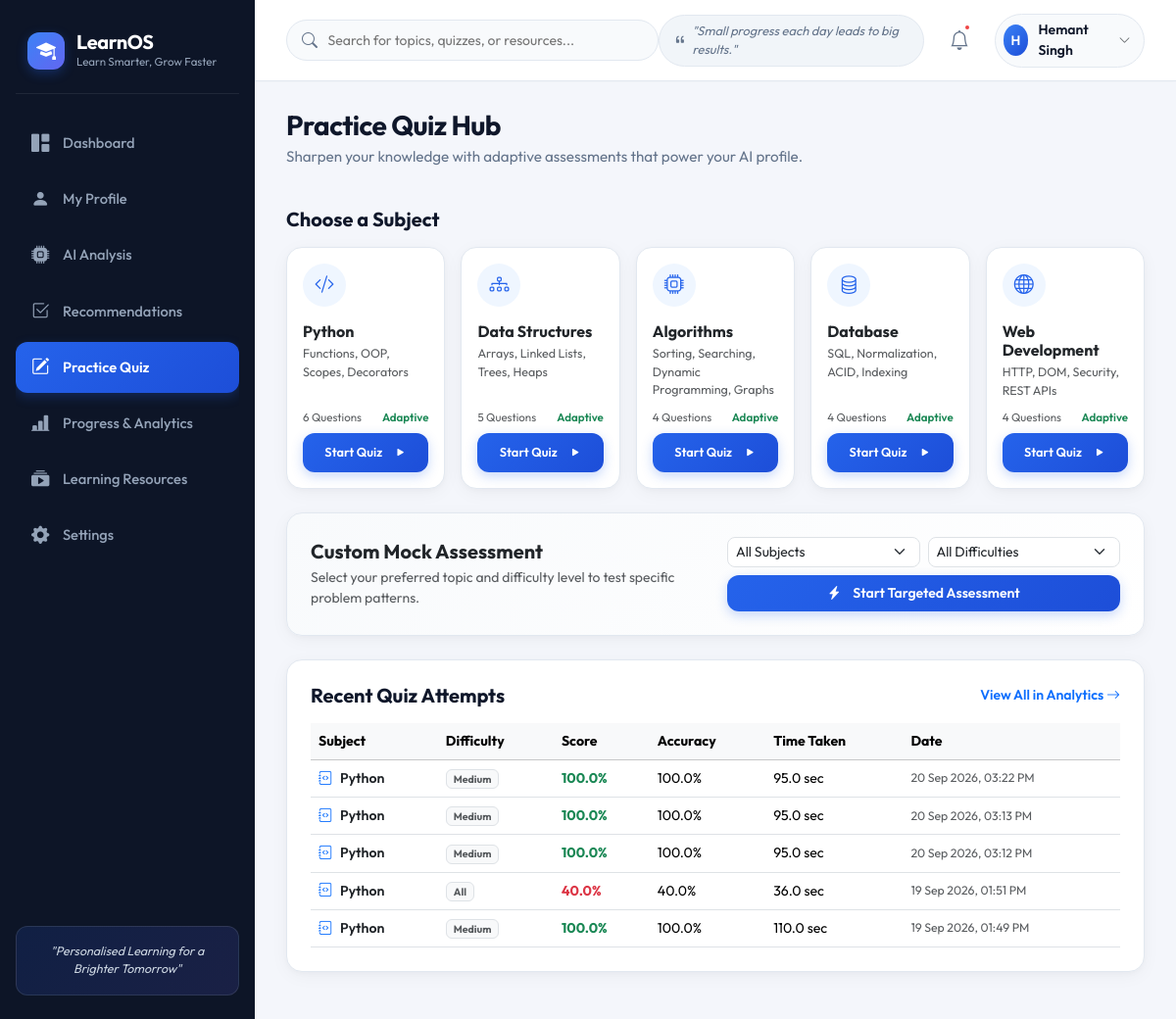
/practice-quiz (signed in), run on the app's committed database.
### database/models.py (models this page shows, shortened)
class User(db.Model):
    __tablename__ = "users"
    id = db.Column(db.Integer, primary_key=True)
    name = db.Column(db.String(100), nullable=False)
    email = db.Column(db.String(120), unique=True, nullable=False, index=True)
    password_hash = db.Column(db.String(255), nullable=False)
    role = db.Column(db.String(20), default="student")
    created_at = db.Column(db.DateTime, default=utc_now)
    profile = db.relationship("StudentProfile", backref="user", uselist=False, cascade="all, delete-orphan")
    quiz_attempts = db.relationship("QuizAttempt", backref="user", lazy="dynamic", cascade="all, delete-orphan")
    goals = db.relationship("LearningGoal", backref="user", lazy="dynamic", cascade="all, delete-orphan")
    cluster_result = db.relationship("LearnerClusterResult", backref="user", uselist=False, cascade="all, delete-orphan")

class QuizAttempt(db.Model):
    __tablename__ = "quiz_attempts"
    id = db.Column(db.Integer, primary_key=True)
    user_id = db.Column(db.Integer, db.ForeignKey("users.id"), nullable=False)
    student_id_code = db.Column(db.String(20), nullable=False)
    subject = db.Column(db.String(50), nullable=False)
    difficulty = db.Column(db.String(20), default="Medium")
    total_questions = db.Column(db.Integer, nullable=False)
    correct_answers = db.Column(db.Integer, nullable=False)
    score = db.Column(db.Float, nullable=False)  # percentage 0-100
    accuracy = db.Column(db.Float, nullable=False)  # percentage 0-100
    time_taken_seconds = db.Column(db.Float, nullable=False)
    avg_time_per_question = db.Column(db.Float, nullable=False)
    answers_json = db.Column(db.Text, default="{}")
    timestamp = db.Column(db.DateTime, default=utc_now, index=True)

### routes/quiz.py (the view)
@quiz_bp.route("/practice-quiz")
@login_required
def index():
    user = get_current_user()
    if not user:
        return redirect(url_for("auth.login"))
    subject_filter = request.args.get("subject", "")
    difficulty_filter = request.args.get("difficulty", "")
    subjects = [
        {"name": "Python", "icon": "bi-code-slash", "color": "text-primary", "bg": "bg-primary-subtle", "desc": "Functions, OOP, Scopes, Decorators"},
        {"name": "Data Structures", "icon": "bi-diagram-3", "color": "text-info", "bg": "bg-info-subtle", "desc": "Arrays, Linked Lists, Trees, Heaps"},
        {"name": "Algorithms", "icon": "bi-cpu", "color": "text-warning", "bg": "bg-warning-subtle", "desc": "Sorting, Searching, Dynamic Programming, Graphs"},
        {"name": "Database", "icon": "bi-database", "color": "text-danger", "bg": "bg-danger-subtle", "desc": "SQL, Normalization, ACID, Indexing"},
        {"name": "Web Development", "icon": "bi-globe", "color": "text-success", "bg": "bg-success-subtle", "desc": "HTTP, DOM, Security, REST APIs"}
    ]
    for s in subjects:
        s["question_count"] = QuizQuestion.query.filter_by(subject=s["name"]).count()
    recent_attempts = QuizAttempt.query.filter_by(user_id=user.id).order_by(QuizAttempt.timestamp.desc()).limit(5).all()
    return render_template(
        "practice_quiz.html",
        user=user,
        profile=user.profile,
        subjects=subjects,
        selected_subject=subject_filter,
        selected_difficulty=difficulty_filter,
        recent_attempts=recent_attempts,
        current_date=datetime.now().strftime("%B %d, %Y")
    )

### routes/auth.py (called while the page is built)
def login_required(f):
    @wraps(f)
    def decorated_function(*args, **kwargs):
        if "user_id" not in session:
            flash("Please log in to access this page.", "warning")
            return redirect(url_for("auth.login"))
        return f(*args, **kwargs)
    return decorated_function

def get_current_user():
    if "user_id" in session:
        return db.session.get(User, session["user_id"])
    return None

### templates/practice_quiz.html (shortened to what this page needs)
{% extends "base.html" %}
{% block content %}
<div class="d-flex justify-content-between align-items-center flex-wrap gap-2 mb-4">
  <div>
    <h1 class="welcome-title">Practice Quiz Hub</h1>
    <p class="welcome-subtitle">Sharpen your knowledge with adaptive assessments that power your AI profile.</p>
  </div>
</div>
<h5 class="fw-bold mb-3">Choose a Subject</h5>
<div class="row g-3 mb-4">
  {% for sub in subjects %}
  <div class="col-12 col-md-6 col-xl">
    <div class="card-custom h-100 p-3 d-flex flex-column justify-content-between hover-shadow transition">
      <div>
        <div class="avatar-circle mb-3" style="width: 44px; height: 44px; background: var(--primary-light); color: var(--primary); font-size: 1.25rem;">
          <i class="bi {{ sub.icon }}"></i>
        </div>
        <h6 class="fw-bold text-dark mb-1">{{ sub.name }}</h6>
        <p class="text-muted small mb-2" style="font-size: 0.78rem;">{{ sub.desc }}</p>
      </div>
      <div>
        <div class="d-flex justify-content-between align-items-center small text-muted mb-2" style="font-size: 0.72rem;">
          <span>{{ sub.question_count }} Questions</span>
          <span class="text-success fw-semibold">Adaptive</span>
        </div>
        <a href="{{ url_for('quiz.start', subject=sub.name) }}" class="btn btn-sm btn-primary-custom w-100 justify-content-center" style="font-size: 0.8rem;">
          Start Quiz <i class="bi bi-play-fill ms-1"></i>
        </a>
      </div>
    </div>
  </div>
  {% endfor %}
</div>
<div class="card-custom mb-4" style="background: linear-gradient(135deg, #f8fafc, #ffffff);">
  <div class="row align-items-center g-4">
    <div class="col-12 col-md-6">
      <h5 class="fw-bold text-dark mb-1">Custom Mock Assessment</h5>
      <p class="text-muted small mb-0">Select your preferred topic and difficulty level to test specific problem patterns.</p>
    </div>
    <div class="col-12 col-md-6">
      <form action="{{ url_for('quiz.start') }}" method="GET" class="row g-2">
        <div class="col-6">
          <select name="subject" class="form-select form-select-sm" style="border-radius: 8px;">
            <option value="All" selected>All Subjects</option>
          </select>
        </div>
        <div class="col-6">
          <select name="difficulty" class="form-select form-select-sm" style="border-radius: 8px;">
            <option value="All" selected>All Difficulties</option>
          </select>
        </div>
        <div class="col-12 mt-2">
          <button type="submit" class="btn btn-primary-custom w-100 py-2 justify-content-center">
            <i class="bi bi-lightning-charge-fill me-1"></i> Start Targeted Assessment
          </button>
        </div>
      </form>
    </div>
  </div>
</div>
<div class="card-custom">
  <div class="d-flex justify-content-between align-items-center mb-3">
    <h5 class="fw-bold mb-0">Recent Quiz Attempts</h5>
    <a href="{{ url_for('progress.index') }}" class="text-primary small fw-semibold text-decoration-none">
      View All in Analytics <i class="bi bi-arrow-right"></i>
    </a>
  </div>
  <div class="table-responsive">
    <table class="table table-hover align-middle mb-0" style="font-size: 0.88rem;">
      <thead class="table-light">
        <tr>
          <th>Subject</th>
          <th>Difficulty</th>
          <th>Score</th>
          <th>Accuracy</th>
          <th>Time Taken</th>
          <th>Date</th>
        </tr>
      </thead>
      <tbody>
        {% for att in recent_attempts %}
        <tr>
          <td class="fw-semibold text-dark"><i class="bi bi-journal-code text-primary me-2"></i>{{ att.subject }}</td>
          <td><span class="badge bg-light text-muted border small">{{ att.difficulty }}</span></td>
          <td><span class="fw-bold {% if att.score >= 70 %}text-success{% elif att.score >= 50 %}text-warning{% else %}text-danger{% endif %}">{{ att.score }}%</span></td>
          <td>{{ att.accuracy }}%</td>
          <td>{{ att.time_taken_seconds }} sec</td>
          <td class="text-muted small">{{ att.timestamp.strftime('%d %b %Y, %I:%M %p') if att.timestamp else '' }}</td>
        </tr>
        {% else %}
        <tr>
          <td colspan="6" class="text-center text-muted py-3">No quiz attempts recorded yet. Take your first quiz above!</td>
        </tr>
        {% endfor %}
      </tbody>
    </table>
  </div>
</div>
{% endblock %}

### templates/base.html (shortened to what this page needs)
<!DOCTYPE html>
<html lang="en">
<head>
  <link href="https://cdn.jsdelivr.net/npm/bootstrap@5.3.2/dist/css/bootstrap.min.css" rel="stylesheet">
  <link href="https://cdn.jsdelivr.net/npm/bootstrap-icons@1.11.3/font/bootstrap-icons.min.css" rel="stylesheet">
  <link rel="stylesheet" href="{{ url_for('static', filename='css/style.css') }}">
</head>
<body>
<div class="app-container">
  <aside class="app-sidebar" id="appSidebar">
    <a href="{{ url_for('dashboard.index') }}" class="sidebar-brand">
      <div class="brand-icon">
        <i class="bi bi-mortarboard-fill"></i>
      </div>
      <div>
        <div class="brand-title">LearnOS</div>
        <div class="brand-subtitle">Learn Smarter, Grow Faster</div>
      </div>
    </a>
    <nav class="sidebar-nav">
      <a href="{{ url_for('dashboard.index') }}" class="nav-link-item {% if request.endpoint == 'dashboard.index' %}active{% endif %}">
        <i class="bi bi-grid-1x2-fill"></i>
        <span>Dashboard</span>
      </a>
      <a href="{{ url_for('profile.index') }}" class="nav-link-item {% if request.endpoint == 'profile.index' %}active{% endif %}">
        <i class="bi bi-person-fill"></i>
        <span>My Profile</span>
      </a>
      <a href="{{ url_for('analysis.index') }}" class="nav-link-item {% if request.endpoint == 'analysis.index' %}active{% endif %}">
        <i class="bi bi-cpu-fill"></i>
        <span>AI Analysis</span>
      </a>
      <a href="{{ url_for('recommendations.index') }}" class="nav-link-item {% if request.endpoint == 'recommendations.index' %}active{% endif %}">
        <i class="bi bi-check2-square"></i>
        <span>Recommendations</span>
      </a>
      <a href="{{ url_for('quiz.index') }}" class="nav-link-item {% if 'quiz' in request.endpoint %}active{% endif %}">
        <i class="bi bi-pencil-square"></i>
        <span>Practice Quiz</span>
      </a>
      <a href="{{ url_for('progress.index') }}" class="nav-link-item {% if request.endpoint == 'progress.index' %}active{% endif %}">
        <i class="bi bi-bar-chart-line-fill"></i>
        <span>Progress & Analytics</span>
      </a>
      <a href="{{ url_for('resources.index') }}" class="nav-link-item {% if request.endpoint == 'resources.index' %}active{% endif %}">
        <i class="bi bi-collection-play-fill"></i>
        <span>Learning Resources</span>
      </a>
      <a href="{{ url_for('settings.index') }}" class="nav-link-item {% if request.endpoint == 'settings.index' %}active{% endif %}">
        <i class="bi bi-gear-fill"></i>
        <span>Settings</span>
      </a>
    </nav>
    <div class="sidebar-footer-card">
      <p>"Personalised Learning for a Brighter Tomorrow"</p>
    </div>
  </aside>
  <div class="app-main">
    <header class="app-topbar">
      <div class="d-flex align-items-center gap-3">
        <div class="search-input-wrapper">
          <i class="bi bi-search"></i>
          <input type="text" class="search-input" placeholder="Search for topics, quizzes, or resources..." id="globalSearchInput">
        </div>
      </div>
      <div class="topbar-right">
        <div class="quote-pill d-none d-lg-flex">
          <i class="bi bi-quote"></i>
          <span>"Small progress each day leads to big results."</span>
        </div>
        <button class="notif-btn" title="Notifications">
          <i class="bi bi-bell"></i>
          <span class="notif-dot"></span>
        </button>
        {% if current_user %}
        <div class="dropdown">
          <div class="user-profile-pill" data-bs-toggle="dropdown" aria-expanded="false">
            <div class="avatar-circle">
              {{ current_user.name[0] | upper }}
            </div>
            <span class="user-pill-name d-none d-sm-inline">{{ current_user.name }}</span>
            <i class="bi bi-chevron-down text-muted" style="font-size: 0.75rem;"></i>
          </div>
        </div>
        {% else %}
        <a href="{{ url_for('auth.login') }}" class="btn btn-sm btn-primary-custom">Login</a>
        {% endif %}
      </div>
    </header>
    <main class="page-body">
      {% block content %}{% endblock %}
    </main>
  </div>
</div>
</body>
</html>

### data on the page
User: name "H", name "Hemant Singh"
QuizAttempt: subject "Python", difficulty "Medium", score "100.0", accuracy "100.0", time_taken_seconds "95.0", timestamp "20 Sep 2026, 03:22 PM"
QuizAttempt: subject "Python", difficulty "Medium", score "100.0", accuracy "100.0", time_taken_seconds "95.0", timestamp "20 Sep 2026, 03:13 PM"
QuizAttempt: subject "Python", difficulty "Medium", score "100.0", accuracy "100.0", time_taken_seconds "95.0", timestamp "20 Sep 2026, 03:12 PM"
QuizAttempt: subject "Python", difficulty "All", score "40.0", accuracy "40.0", time_taken_seconds "36.0", timestamp "19 Sep 2026, 01:51 PM"
QuizAttempt: subject "Python", difficulty "Medium", score "100.0", accuracy "100.0", time_taken_seconds "110.0", timestamp "19 Sep 2026, 01:49 PM"

### other printed values
{{ sub.name }} "Python" "Data Structures" "Algorithms" "Database" "Web Development"
{{ sub.desc }} "Functions, OOP, Scopes, Decorators" "Arrays, Linked Lists, Trees, Heaps" "Sorting, Searching, Dynamic Programming, Graphs" "SQL, Normalization, ACID, Indexing" "HTTP, DOM, Security, REST APIs"
{{ sub.question_count }} "6" "5" "4" "4" "4"
